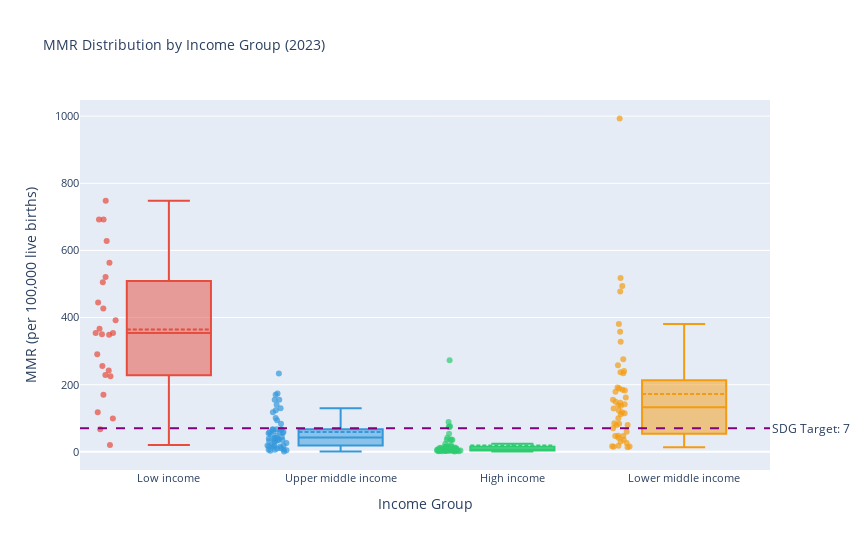

This figure's notebook cell:
### Markdown cell above
### EDA 3: Income Group vs MMR Distribution (Box Plot)
A box plot showing the distribution of MMR by income group, demonstrating the relationship between economic development and maternal health outcomes.

### Code cell
# EDA: Income Group vs MMR - Box Plot
latest_data = df[df['Year'] == df['Year'].max()].copy()
income_order = ['High income', 'Upper middle income', 'Lower middle income', 'Low income']
latest_data['IncomeGroup'] = pd.Categorical(latest_data['IncomeGroup'], categories=income_order, ordered=True)

fig_box = px.box(
    latest_data.dropna(subset=['IncomeGroup']),
    x='IncomeGroup',
    y='Maternal_Mortality_Ratio',
    color='IncomeGroup',
    points='all',
    hover_data=['Country Name', 'Region'],
    title=f'MMR Distribution by Income Group ({df["Year"].max()})',
    labels={'Maternal_Mortality_Ratio': 'MMR (per 100,000 live births)', 'IncomeGroup': 'Income Group'},
    color_discrete_map={'High income': '#2ecc71', 'Upper middle income': '#3498db', 
                        'Lower middle income': '#f39c12', 'Low income': '#e74c3c'}
)

fig_box.add_hline(y=70, line_dash="dash", line_color="purple",
                  annotation_text="SDG Target: 70", annotation_position="right")

fig_box.update_layout(
    height=550,
    width=850,
    showlegend=False,
    xaxis_title='Income Group',
    yaxis_title='MMR (per 100,000 live births)',
    title=dict(font=dict(size=14)),
    xaxis=dict(tickfont=dict(size=11)),
    yaxis=dict(tickfont=dict(size=11))
)

fig_box.update_traces(
    marker=dict(size=6, opacity=0.7),
    boxmean=True
)

fig_box.show()

# Quick statistics summary
print(f"\n📊 MMR by Income Group ({df['Year'].max()}):")
print("-" * 60)
for group in income_order:
    grp = latest_data[latest_data['IncomeGroup'] == group]['Maternal_Mortality_Ratio']
    if len(grp) > 0:
        below = (grp <= 70).sum()
        print(f"{group:22} | Median: {grp.median():5.0f} | Below SDG: {below}/{len(grp)} ({below/len(grp)*100:.0f}%)")

### Figure 1 — Plotly figure (JSON) as saved in the notebook; plotly's stock layout.template omitted (floating-point values rounded to 4 significant figures)
{"data": [{"alignmentgroup": "True", "boxmean": true, "boxpoints": "all", "customdata": [["Syrian Arab Republic", "Middle East, North Africa, Afghanistan & Pakistan"], ["Gambia, The", "Sub-Saharan Africa"], ["Malawi", "Sub-Saharan Africa"], ["Mali", "Sub-Saharan Africa"], ["Burkina Faso", "Sub-Saharan Africa"], ["Burundi", "Sub-Saharan Africa"], ["Central African Republic", "Sub-Saharan Africa"], ["Korea, Dem. People's Rep.", "East Asia & Pacific"], ["Chad", "Sub-Saharan Africa"], ["Afghanistan", "Middle East, North Africa, Afghanistan & Pakistan"], ["Somalia", "Sub-Saharan Africa"], ["Rwanda", "Sub-Saharan Africa"], ["Sierra Leone", "Sub-Saharan Africa"], ["Sudan", "Sub-Saharan Africa"], ["Congo, Dem. Rep.", "Sub-Saharan Africa"], ["Niger", "Sub-Saharan Africa"], ["Mozambique", "Sub-Saharan Africa"], ["Uganda", "Sub-Saharan Africa"], ["Yemen, Rep.", "Middle East, North Africa, Afghanistan & Pakistan"], ["Madagascar", "Sub-Saharan Africa"], ["Eritrea", "Sub-Saharan Africa"], ["Togo", "Sub-Saharan Africa"], ["South Sudan", "Sub-Saharan Africa"], ["Liberia", "Sub-Saharan Africa"], ["Guinea-Bissau", "Sub-Saharan Africa"]], "hovertemplate": "Income Group=%{x}<br>MMR (per 100,000 live births)=%{y}<br>Country Name=%{customdata[0]}<br>Region=%{customdata[1]}<extra></extra>", "legendgroup": "Low income", "marker": {"color": "#e74c3c", "opacity": 0.7, "size": 6}, "name": "Low income", "notched": false, "offsetgroup": "Low income", "orientation": "v", "showlegend": true, "type": "box", "x": ["Low income", "Low income", "Low income", "Low income", "Low income", "Low income", "Low income", "Low income", "Low income", "Low income", "Low income", "Low income", "Low income", "Low income", "Low income", "Low income", "Low income", "Low income", "Low income", "Low income", "Low income", "Low income", "Low income", "Low income", "Low income"], "x0": " ", "xaxis": "x", "y": [20, 354, 225, 367, 242, 392, 692, 67, 748, 521, 563, 229, 354, 256, 427, 350, 99, 170, 118, 445, 291, 349, 692, 628, 505], "y0": " ", "yaxis": "y"}, {"alignmentgroup": "True", "boxmean": true, "boxpoints": "all", "customdata": [["Gabon", "Sub-Saharan Africa"], ["Mexico", "Latin America & Caribbean"], ["Marshall Islands", "East Asia & Pacific"], ["Maldives", "South Asia"], ["Montenegro", "Europe & Central Asia"], ["Grenada", "Latin America & Caribbean"], ["South Africa", "Sub-Saharan Africa"], ["Samoa", "East Asia & Pacific"], ["Belize", "Latin America & Caribbean"], ["St. Vincent and the Grenadines", "Latin America & Caribbean"], ["North Macedonia", "Europe & Central Asia"], ["China", "East Asia & Pacific"], ["Bosnia and Herzegovina", "Europe & Central Asia"], ["St. Lucia", "Latin America & Caribbean"], ["Ecuador", "Latin America & Caribbean"], ["Tonga", "East Asia & Pacific"], ["Cuba", "Latin America & Caribbean"], ["Argentina", "Latin America & Caribbean"], ["Equatorial Guinea", "Sub-Saharan Africa"], ["Dominica", "Latin America & Caribbean"], ["Thailand", "East Asia & Pacific"], ["Suriname", "Latin America & Caribbean"], ["Cabo Verde", "Sub-Saharan Africa"], ["Mongolia", "East Asia & Pacific"], ["Mauritius", "Sub-Saharan Africa"], ["Fiji", "East Asia & Pacific"], ["Jamaica", "Latin America & Caribbean"], ["Moldova", "Europe & Central Asia"], ["Algeria", "Middle East, North Africa, Afghanistan & Pakistan"], ["Tuvalu", "East Asia & Pacific"], ["Kazakhstan", "Europe & Central Asia"], ["Libya", "Middle East, North Africa, Afghanistan & Pakistan"], ["Ukraine", "Europe & Central Asia"], ["Albania", "Europe & Central Asia"], ["Iran, Islamic Rep.", "Middle East, North Africa, Afghanistan & Pakistan"], ["Iraq", "Middle East, North Africa, Afghanistan & Pakistan"], ["Serbia", "Europe & Central Asia"], ["Malaysia", "East Asia & Pacific"], ["Azerbaijan", "Europe & Central Asia"], ["Peru", "Latin America & Caribbean"], ["Turkmenistan", "Europe & Central Asia"], ["El Salvador", "Latin America & Caribbean"], ["Armenia", "Europe & Central Asia"], ["Georgia", "Europe & Central Asia"], ["Belarus", "Europe & Central Asia"], ["Botswana", "Sub-Saharan Africa"], ["Colombia", "Latin America & Caribbean"], ["Brazil", "Latin America & Caribbean"], ["Dominican Republic", "Latin America & Caribbean"], ["Paraguay", "Latin America & Caribbean"], ["Guatemala", "Latin America & Caribbean"], ["Indonesia", "East Asia & Pacific"]], "hovertemplate": "Income Group=%{x}<br>MMR (per 100,000 live births)=%{y}<br>Country Name=%{customdata[0]}<br>Region=%{customdata[1]}<extra></extra>", "legendgroup": "Upper middle income", "marker": {"color": "#3498db", "opacity": 0.7, "size": 6}, "name": "Upper middle income", "notched": false, "offsetgroup": "Upper middle income", "orientation": "v", "showlegend": true, "type": "box", "x": ["Upper middle income", "Upper middle income", "Upper middle income", "Upper middle income", "Upper middle income", "Upper middle income", "Upper middle income", "Upper middle income", "Upper middle income", "Upper middle income", "Upper middle income", "Upper middle income", "Upper middle income", "Upper middle income", "Upper middle income", "Upper middle income", "Upper middle income", "Upper middle income", "Upper middle income", "Upper middle income", "Upper middle income", "Upper middle income", "Upper middle income", "Upper middle income", "Upper middle income", "Upper middle income", "Upper middle income", "Upper middle income", "Upper middle income", "Upper middle income", "Upper middle income", "Upper middle income", "Upper middle income", "Upper middle income", "Upper middle income", "Upper middle income", "Upper middle income", "Upper middle income", "Upper middle income", "Upper middle income", "Upper middle income", "Upper middle income", "Upper middle income", "Upper middle income", "Upper middle income", "Upper middle income", "Upper middle income", "Upper middle income", "Upper middle income", "Upper middle income", "Upper middle income", "Upper middle income"], "x0": " ", "xaxis": "x", "y": [233, 42, 155, 32, 6, 48, 118, 101, 67, 56, 3, 16, 6, 44, 55, 67, 35, 33, 174, 36, 34, 84, 40, 41, 66, 30, 130, 19, 62, 170, 10, 59, 15, 7, 16, 66, 11, 26, 18, 51, 5, 39, 19, 20, 1, 155, 59, 67, 124, 58, 94, 140], "y0": " ", "yaxis": "y"}, {"alignmentgroup": "True", "boxmean": true, "boxpoints": "all", "customdata": [["Bahamas, The", "Latin America & Caribbean"], ["St. Kitts and Nevis", "Latin America & Caribbean"], ["Nauru", "East Asia & Pacific"], ["Iceland", "Europe & Central Asia"], ["Panama", "Latin America & Caribbean"], ["United Arab Emirates", "Middle East, North Africa, Afghanistan & Pakistan"], ["Malta", "Middle East, North Africa, Afghanistan & Pakistan"], ["Spain", "Europe & Central Asia"], ["Singapore", "East Asia & Pacific"], ["Estonia", "Europe & Central Asia"], ["Slovenia", "Europe & Central Asia"], ["Switzerland", "Europe & Central Asia"], ["Brunei Darussalam", "East Asia & Pacific"], ["Ireland", "Europe & Central Asia"], ["Slovak Republic", "Europe & Central Asia"], ["Germany", "Europe & Central Asia"], ["Qatar", "Middle East, North Africa, Afghanistan & Pakistan"], ["Norway", "Europe & Central Asia"], ["Guyana", "Latin America & Caribbean"], ["United Kingdom", "Europe & Central Asia"], ["Costa Rica", "Latin America & Caribbean"], ["Sweden", "Europe & Central Asia"], ["Australia", "East Asia & Pacific"], ["Russian Federation", "Europe & Central Asia"], ["Belgium", "Europe & Central Asia"], ["Netherlands", "Europe & Central Asia"], ["France", "Europe & Central Asia"], ["Italy", "Europe & Central Asia"], ["Japan", "East Asia & Pacific"], ["Denmark", "Europe & Central Asia"], ["Kuwait", "Middle East, North Africa, Afghanistan & Pakistan"], ["Andorra", "Europe & Central Asia"], ["Bulgaria", "Europe & Central Asia"], ["Austria", "Europe & Central Asia"], ["Canada", "North America"], ["Palau", "East Asia & Pacific"], ["Greece", "Europe & Central Asia"], ["Trinidad and Tobago", "Latin America & Caribbean"], ["Portugal", "Europe & Central Asia"], ["New Zealand", "East Asia & Pacific"], ["San Marino", "Europe & Central Asia"], ["Saudi Arabia", "Middle East, North Africa, Afghanistan & Pakistan"], ["Israel", "Middle East, North Africa, Afghanistan & Pakistan"], ["Oman", "Middle East, North Africa, Afghanistan & Pakistan"], ["Antigua and Barbuda", "Latin America & Caribbean"], ["Luxembourg", "Europe & Central Asia"], ["Poland", "Europe & Central Asia"], ["Chile", "Latin America & Caribbean"], ["Seychelles", "Sub-Saharan Africa"], ["Latvia", "Europe & Central Asia"], ["Croatia", "Europe & Central Asia"], ["Bahrain", "Middle East, North Africa, Afghanistan & Pakistan"], ["Czechia", "Europe & Central Asia"], ["Monaco", "Europe & Central Asia"], ["Barbados", "Latin America & Caribbean"], ["Romania", "Europe & Central Asia"], ["Cyprus", "Europe & Central Asia"], ["Hungary", "Europe & Central Asia"], ["United States", "North America"], ["Puerto Rico (US)", "Latin America & Caribbean"], ["Lithuania", "Europe & Central Asia"], ["Korea, Rep.", "East Asia & Pacific"], ["Uruguay", "Latin America & Caribbean"], ["Finland", "Europe & Central Asia"]], "hovertemplate": "Income Group=%{x}<br>MMR (per 100,000 live births)=%{y}<br>Country Name=%{customdata[0]}<br>Region=%{customdata[1]}<extra></extra>", "legendgroup": "High income", "marker": {"color": "#2ecc71", "opacity": 0.7, "size": 6}, "name": "High income", "notched": false, "offsetgroup": "High income", "orientation": "v", "showlegend": true, "type": "box", "x": ["High income", "High income", "High income", "High income", "High income", "High income", "High income", "High income", "High income", "High income", "High income", "High income", "High income", "High income", "High income", "High income", "High income", "High income", "High income", "High income", "High income", "High income", "High income", "High income", "High income", "High income", "High income", "High income", "High income", "High income", "High income", "High income", "High income", "High income", "High income", "High income", "High income", "High income", "High income", "High income", "High income", "High income", "High income", "High income", "High income", "High income", "High income", "High income", "High income", "High income", "High income", "High income", "High income", "High income", "High income", "High income", "High income", "High income", "High income", "High income", "High income", "High income", "High income", "High income"], "x0": " ", "xaxis": "x", "y": [76, 74, 273, 3, 37, 3, 8, 3, 6, 5, 3, 5, 36, 4, 4, 4, 4, 1, 75, 8, 24, 4, 2, 9, 4, 4, 7, 6, 3, 4, 8, 11, 6, 6, 12, 89, 5, 54, 15, 7, 8, 7, 2, 13, 35, 11, 2, 10, 42, 19, 3, 17, 3, 5, 35, 12, 14, 12, 17, 11, 8, 4, 15, 8], "y0": " ", "yaxis": "y"}, {"alignmentgroup": "True", "boxmean": true, "boxpoints": "all", "customdata": [["Tajikistan", "Europe & Central Asia"], ["Nigeria", "Sub-Saharan Africa"], ["Uzbekistan", "Europe & Central Asia"], ["Sri Lanka", "South Asia"], ["Morocco", "Middle East, North Africa, Afghanistan & Pakistan"], ["Namibia", "Sub-Saharan Africa"], ["Kenya", "Sub-Saharan Africa"], ["Tunisia", "Middle East, North Africa, Afghanistan & Pakistan"], ["Pakistan", "Middle East, North Africa, Afghanistan & Pakistan"], ["Ghana", "Sub-Saharan Africa"], ["Egypt, Arab Rep.", "Middle East, North Africa, Afghanistan & Pakistan"], ["Kiribati", "East Asia & Pacific"], ["Bhutan", "South Asia"], ["Haiti", "Latin America & Caribbean"], ["Bolivia", "Latin America & Caribbean"], ["Lao PDR", "East Asia & Pacific"], ["Congo, Rep.", "Sub-Saharan Africa"], ["Senegal", "Sub-Saharan Africa"], ["Myanmar", "East Asia & Pacific"], ["Honduras", "Latin America & Caribbean"], ["Micronesia, Fed. Sts.", "East Asia & Pacific"], ["India", "South Asia"], ["Tanzania", "Sub-Saharan Africa"], ["Eswatini", "Sub-Saharan Africa"], ["Angola", "Sub-Saharan Africa"], ["Mauritania", "Sub-Saharan Africa"], ["Zambia", "Sub-Saharan Africa"], ["Nicaragua", "Latin America & Caribbean"], ["Djibouti", "Middle East, North Africa, Afghanistan & Pakistan"], ["Jordan", "Middle East, North Africa, Afghanistan & Pakistan"], ["Papua New Guinea", "East Asia & Pacific"], ["Kyrgyz Republic", "Europe & Central Asia"], ["Cambodia", "East Asia & Pacific"], ["Guinea", "Sub-Saharan Africa"], ["Bangladesh", "South Asia"], ["Viet Nam", "East Asia & Pacific"], ["Timor-Leste", "East Asia & Pacific"], ["Lesotho", "Sub-Saharan Africa"], ["Benin", "Sub-Saharan Africa"], ["Philippines", "East Asia & Pacific"], ["Zimbabwe", "Sub-Saharan Africa"], ["Cameroon", "Sub-Saharan Africa"], ["West Bank and Gaza", "Middle East, North Africa, Afghanistan & Pakistan"], ["Vanuatu", "East Asia & Pacific"], ["Lebanon", "Middle East, North Africa, Afghanistan & Pakistan"], ["Nepal", "South Asia"], ["Comoros", "Sub-Saharan Africa"], ["Solomon Islands", "East Asia & Pacific"]], "hovertemplate": "Income Group=%{x}<br>MMR (per 100,000 live births)=%{y}<br>Country Name=%{customdata[0]}<br>Region=%{customdata[1]}<extra></extra>", "legendgroup": "Lower middle income", "marker": {"color": "#f39c12", "opacity": 0.7, "size": 6}, "name": "Lower middle income", "notched": false, "offsetgroup": "Lower middle income", "orientation": "v", "showlegend": true, "type": "box", "x": ["Lower middle income", "Lower middle income", "Lower middle income", "Lower middle income", "Lower middle income", "Lower middle income", "Lower middle income", "Lower middle income", "Lower middle income", "Lower middle income", "Lower middle income", "Lower middle income", "Lower middle income", "Lower middle income", "Lower middle income", "Lower middle income", "Lower middle income", "Lower middle income", "Lower middle income", "Lower middle income", "Lower middle income", "Lower middle income", "Lower middle income", "Lower middle income", "Lower middle income", "Lower middle income", "Lower middle income", "Lower middle income", "Lower middle income", "Lower middle income", "Lower middle income", "Lower middle income", "Lower middle income", "Lower middle income", "Lower middle income", "Lower middle income", "Lower middle income", "Lower middle income", "Lower middle income", "Lower middle income", "Lower middle income", "Lower middle income", "Lower middle income", "Lower middle income", "Lower middle income", "Lower middle income", "Lower middle income", "Lower middle income"], "x0": " ", "xaxis": "x", "y": [14, 993, 26, 18, 70, 139, 149, 36, 155, 234, 17, 80, 47, 328, 146, 112, 241, 237, 185, 47, 129, 80, 276, 118, 183, 381, 85, 60, 162, 31, 189, 42, 137, 494, 115, 48, 192, 478, 518, 84, 358, 258, 16, 100, 15, 142, 179, 123], "y0": " ", "yaxis": "y"}], "layout": {"annotations": [{"showarrow": false, "text": "SDG Target: 70", "x": 1, "xanchor": "left", "xref": "x domain", "y": 70, "yanchor": "middle", "yref": "y"}], "boxmode": "overlay", "height": 550, "legend": {"title": {"text": "Income Group"}, "tracegroupgap": 0}, "shapes": [{"line": {"color": "purple", "dash": "dash"}, "type": "line", "x0": 0, "x1": 1, "xref": "x domain", "y0": 70, "y1": 70, "yref": "y"}], "showlegend": false, "title": {"font": {"size": 14}, "text": "MMR Distribution by Income Group (2023)"}, "width": 850, "xaxis": {"anchor": "y", "categoryarray": ["Low income", "Upper middle income", "High income", "Lower middle income"], "categoryorder": "array", "domain": [0, 1], "tickfont": {"size": 11}, "title": {"text": "Income Group"}}, "yaxis": {"anchor": "x", "domain": [0, 1], "tickfont": {"size": 11}, "title": {"text": "MMR (per 100,000 live births)"}}}}
